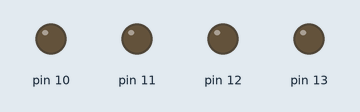
Simulated run of this sketch. Board: Arduino Uno, built with avr-gcc and run on an emulated ATmega328P. Shown: output pins drawn as LEDs (lit = HIGH).

Above: at 0.1 s.
At 0.7 s:
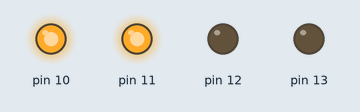
At 1.9 s:
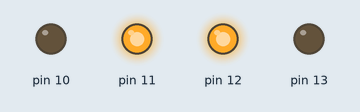
At 3.1 s:
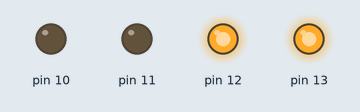
At 4.3 s:
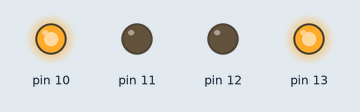
Timing chart, 0 to 6.2 s (numbered marks = the images above):
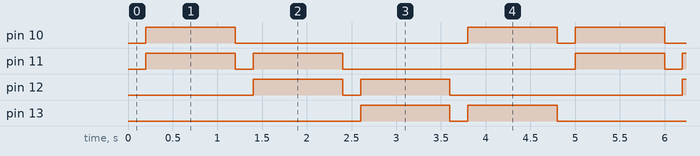

The sketch:

exp2_code.ino
```cpp
void setup()
{
  for(int i=10;i<14;i++)
  {
    pinMode(i,OUTPUT);
  }
}

void loop()
{
  allledsoff();
  for(int i=10;i<14;i++)
  {
    if(i==13)
    {
      digitalWrite(i,HIGH);
      digitalWrite(i-3,HIGH);
      delay(1000);
    }
    else
    {
      digitalWrite(i,HIGH);
      digitalWrite(i+1,HIGH);
      delay(1000);
      allledsoff();
    }
  }
}

    void allledsoff()
    {
      for(int i=10;i<14;i++)
      {
        digitalWrite(i,LOW);
      }
      delay(200);
    }
```

Measured:
- by itself, pin 10: repeats every 4.8 s: LOW 2.6 s, HIGH 1.0 s, LOW 0.20 s, HIGH 1.0 s
- by itself, pin 11–13: repeats every 4.8 s: LOW 0.20 s, HIGH 1.0 s, LOW 2.6 s, HIGH 1.0 s
- by itself, everything shown: repeats every 4.8 s, in 8 steps
